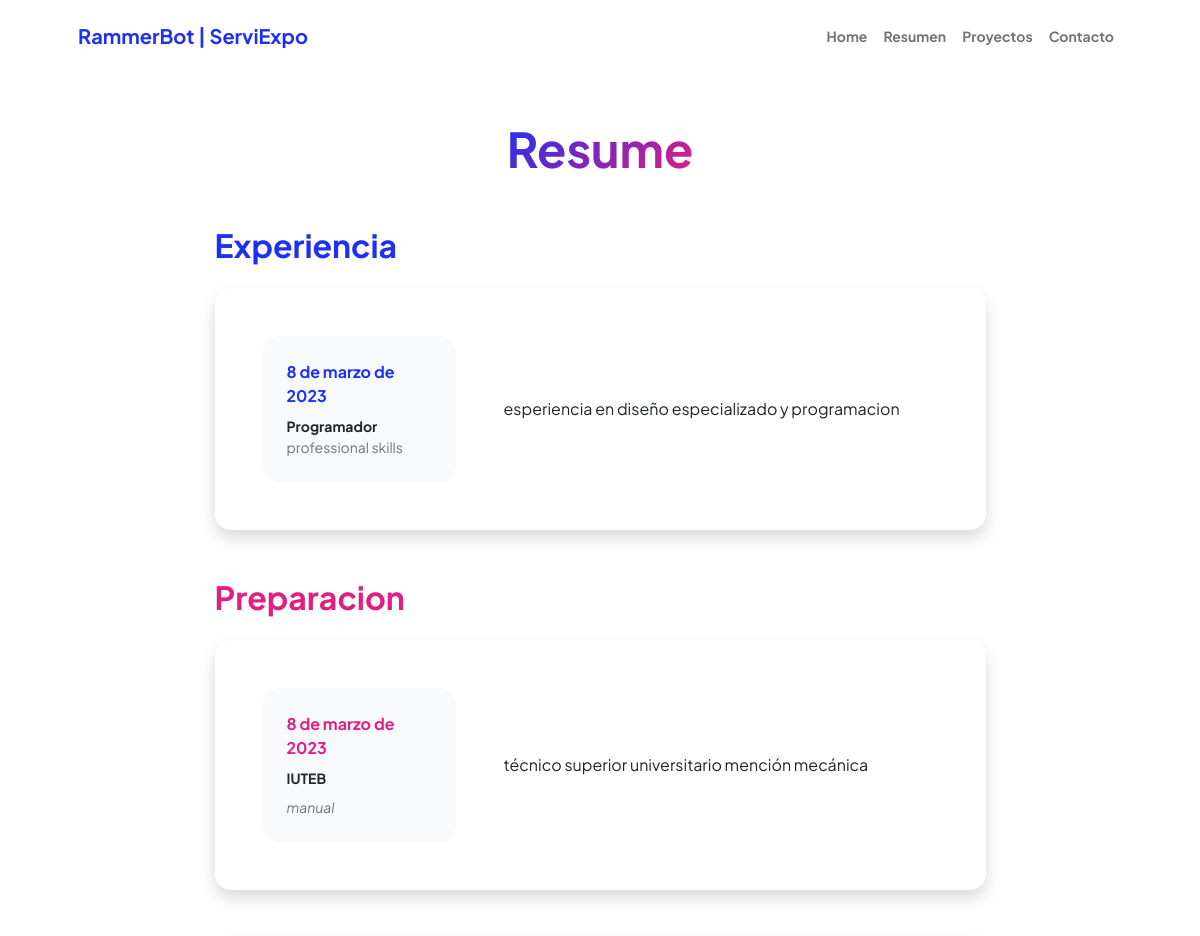
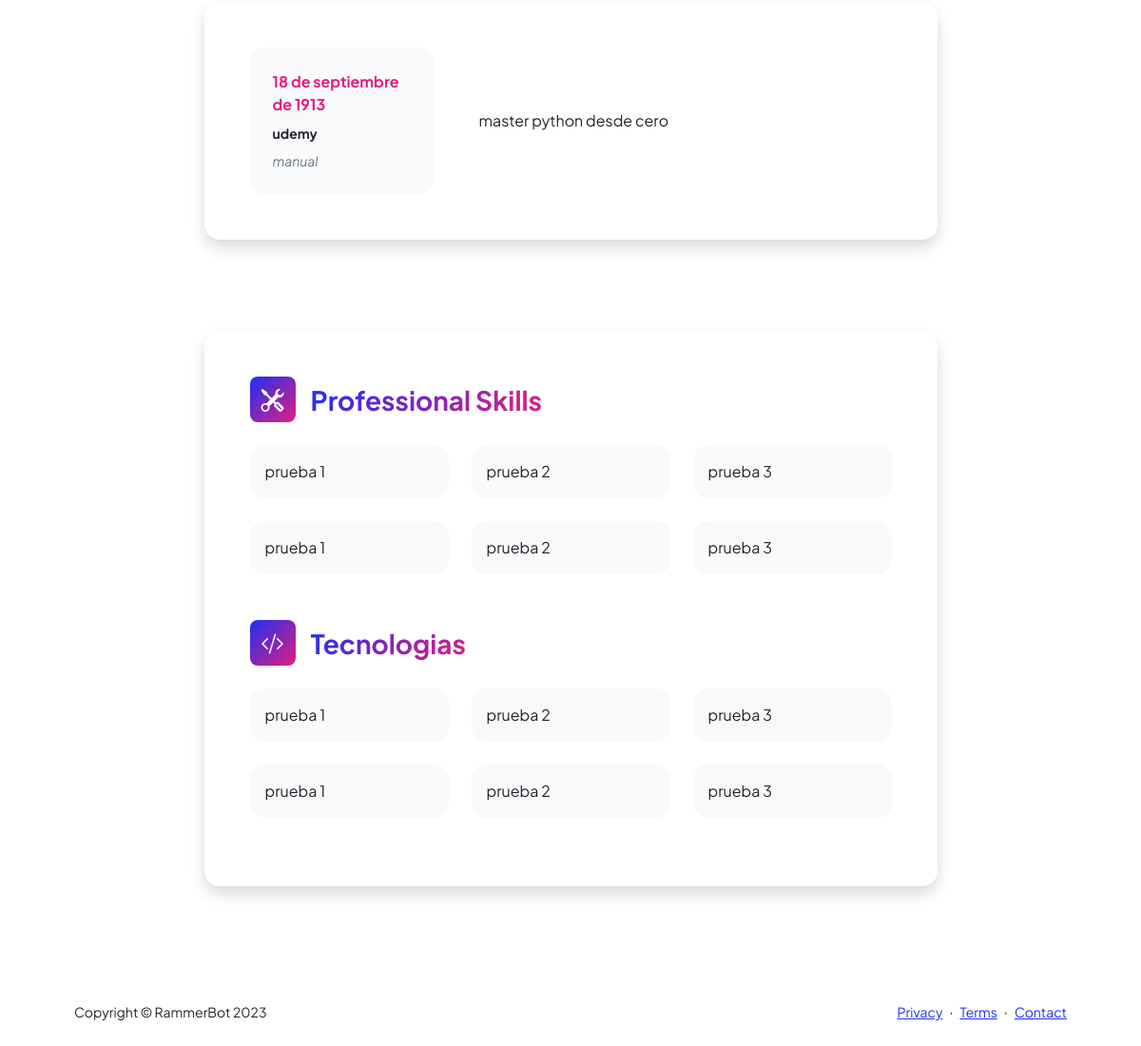
Screenshot of /resume/ with the database file from the repository (2 pictures, top to bottom).
### applications/resume/models.py (models this page shows, shortened)
class Experience(models.Model):
    date = models.DateField('Fecha', blank=True)
    service = models.CharField('Servicio', max_length=70, blank=True)
    position = models.CharField('Cargo', max_length=50, blank=True)
    company = models.CharField('Compañia', max_length=100)
    description = models.TextField('Description')
    image = models.ImageField('Imagen', upload_to='experiencia/')
    class Meta:
        verbose_name = ('Experiencia')
        verbose_name_plural = ('Experiencias')

class Education(models.Model):
    date = models.DateField('Fecha')
    institute = models.CharField('Instituto', max_length=150)
    certificate = models.CharField('Certificado', max_length=200)
    description = models.TextField('Descripcion')
    class Meta:
        verbose_name = ('Educacion')
        verbose_name_plural = ('Educaciones')

class Skill(models.Model):
    skill_0 = models.CharField('Habilidad 1',max_length =100)
    skill_1 = models.CharField('Habilidad 2',max_length =100, blank=True)
    skill_2 = models.CharField('Habilidad 3',max_length =100, blank=True)
    class Meta:
        verbose_name = ('Habilidad')
        verbose_name_plural = ('Habilidades')

class Technology(models.Model):
    technology_0 = models.CharField('Tecnologia 1', max_length = 100)
    technology_1 = models.CharField('Tecnologia 2', max_length = 100, blank=True)
    technology_2 = models.CharField('Tecnologia 3', max_length = 100, blank=True)
    class Meta:
        verbose_name = ('Tecnologia')
        verbose_name_plural = ('Tecnologias')

### applications/resume/views.py (the view)
# urls.py: path('resume/',views.resume_view, name='resume'),
def resume_view(request):
    experiences = Experience.objects.all()
    educations = Education.objects.all()
    technologies = Technology.objects.all()
    skills = Skill.objects.all()
    context = {
        'experiences':experiences,
        'educations': educations,
        'technologies': technologies,
        'skills' : skills
    }
    return render(request, 'resume/resume.html',context)

### templates/resume/resume.html (shortened to what this page needs)
{% extends "layout.html" %}
{% load static %}
{% block content %}
    <main class="flex-shrink-0">
        <div class="container px-5 my-5">
            <div class="text-center mb-5">
                <h1 class="display-5 fw-bolder mb-0"><span class="text-gradient d-inline">Resume</span></h1>
            </div>
            <div class="row gx-5 justify-content-center">
                <div class="col-lg-11 col-xl-9 col-xxl-8">
                    <section>
                        <div class="d-flex align-items-center justify-content-between mb-4">
                            <h2 class="text-primary fw-bolder mb-0">Experiencia</h2>
                        </div>
                        {% for experience in experiences%}
                            <div class="card shadow border-0 rounded-4 mb-5">
                                <div class="card-body p-5">
                                    <div class="row align-items-center gx-5">
                                        <div class="col text-center text-lg-start mb-4 mb-lg-0">
                                            <div class="bg-light p-4 rounded-4">
                                                <div class="text-primary fw-bolder mb-2">{{experience.date}}</div>
                                                <div class="small fw-bolder">{{experience.position}}</div>
                                                <div class="small text-muted">{{experience.company}}</div>
                                            </div>
                                        </div>
                                        <div class="col-lg-8"><div>{{experience.description}}</div></div>
                                    </div>
                                </div>
                            </div>
                        {% endfor %}
                    </section>
                    <section>
                        <h2 class="text-secondary fw-bolder mb-4">Preparacion</h2>
                        {% for education in educations %}
                            <div class="card shadow border-0 rounded-4 mb-5">
                                <div class="card-body p-5">
                                    <div class="row align-items-center gx-5">
                                        <div class="col text-center text-lg-start mb-4 mb-lg-0">
                                            <div class="bg-light p-4 rounded-4">
                                                <div class="text-secondary fw-bolder mb-2">{{education.date}}</div>
                                                <div class="mb-2">
                                                    <div class="small fw-bolder">{{education.institute}}</div>
                                                </div>
                                                <div class="fst-italic">
                                                    <div class="small text-muted">{{education.certificate}}</div>
                                                </div>
                                            </div>
                                        </div>
                                        <div class="col-lg-8"><div>{{education.description}}</div></div>
                                    </div>
                                </div>
                            </div>
                        {% endfor %}
                    </section>
                    <div class="pb-5"></div>
                    <section>
                        <div class="card shadow border-0 rounded-4 mb-5">
                            <div class="card-body p-5">
                                <div class="mb-5">
                                    <div class="d-flex align-items-center mb-4">
                                        <div class="feature bg-primary bg-gradient-primary-to-secondary text-white rounded-3 me-3"><i class="bi bi-tools"></i></div>
                                        <h3 class="fw-bolder mb-0"><span class="text-gradient d-inline">Professional Skills</span></h3>
                                    </div>
                                    {% for skill in skills %}
                                        <div class="row row-cols-1 row-cols-md-3 mb-4">
                                            <div class="col mb-4 mb-md-0"><div class="d-flex align-items-center bg-light rounded-4 p-3 h-100">{{skill.skill_0}}</div></div>
                                            <div class="col mb-4 mb-md-0"><div class="d-flex align-items-center bg-light rounded-4 p-3 h-100">{{skill.skill_1}}</div></div>
                                            <div class="col"><div class="d-flex align-items-center bg-light rounded-4 p-3 h-100">{{skill.skill_2}}</div></div>
                                        </div>
                                    {% endfor %}
                                </div>
                                <div class="mb-0">
                                    <div class="d-flex align-items-center mb-4">
                                        <div class="feature bg-primary bg-gradient-primary-to-secondary text-white rounded-3 me-3"><i class="bi bi-code-slash"></i></div>
                                        <h3 class="fw-bolder mb-0"><span class="text-gradient d-inline">Tecnologias</span></h3>
                                    </div>
                                    {% for technology in technologies %}
                                        <div class="row row-cols-1 row-cols-md-3 mb-4">
                                            <div class="col mb-4 mb-md-0"><div class="d-flex align-items-center bg-light rounded-4 p-3 h-100">{{technology.technology_0}}</div></div>
                                            <div class="col mb-4 mb-md-0"><div class="d-flex align-items-center bg-light rounded-4 p-3 h-100">{{technology.technology_1}}</div></div>
                                            <div class="col"><div class="d-flex align-items-center bg-light rounded-4 p-3 h-100">{{technology.technology_2}}</div></div>
                                        </div>
                                    {% endfor %}
                                </div>
                            </div>
                        </div>
                    </section>
                </div>
            </div>
        </div>
    </main>
{% endblock content %}

### rows the page displays
Experience: date "8 de marzo de 2023", position "Programador", company "professional skills", description "esperiencia en diseño especializado y programacion"
Education: date "8 de marzo de 2023", institute "IUTEB", certificate "manual", description "técnico superior universitario mención mecánica"
Education: date "18 de septiembre de 1913", institute "udemy", certificate "manual", description "master python desde cero"
Skill: skill_0 "prueba 1", skill_1 "prueba 2", skill_2 "prueba 3"
Skill: skill_0 "prueba 1", skill_1 "prueba 2", skill_2 "prueba 3"
Technology: technology_0 "prueba 1", technology_1 "prueba 2", technology_2 "prueba 3"
Technology: technology_0 "prueba 1", technology_1 "prueba 2", technology_2 "prueba 3"
